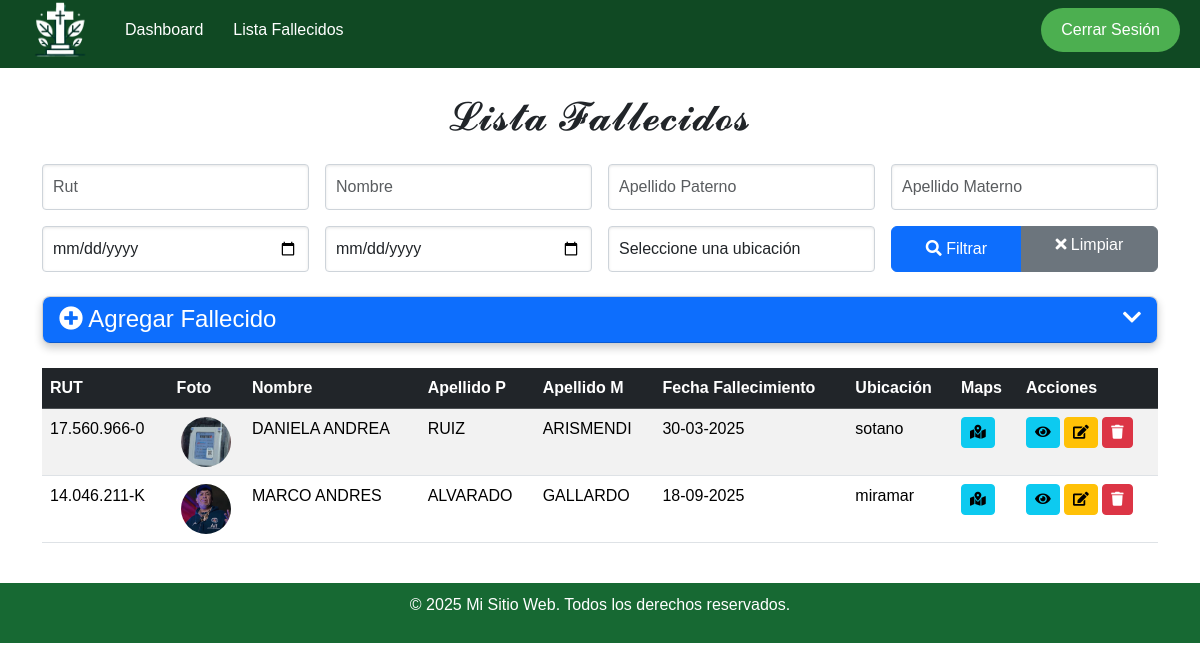
/fallecidos/ (signed in), run on an earlier commit of the app's database.
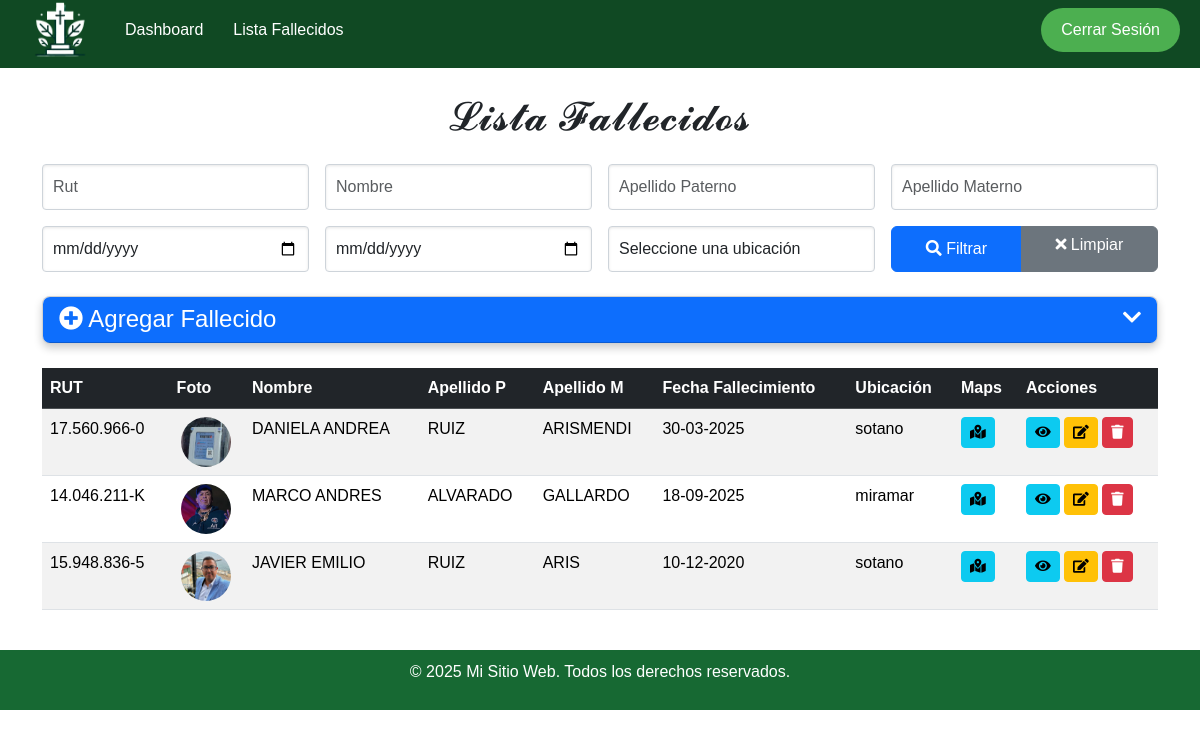
And on a later commit of the database.
### crudsimple/models.py (models this page shows, shortened)
class Fallecido(models.Model):
    UBICACION_CHOICES = [
        ('sotano', 'Sótano'),
        ('bloque_1', 'Bloque 1'),
        ('bloque_2', 'Bloque 2'),
        ('miramar', 'Miramar'),
    ]
    PARENTESCO_CHOICES = [
        ('hijo', 'Hijo/a'),
        ('esposo', 'Esposo/a'),
        ('padre', 'Padre/Madre'),
        ('hermano', 'Hermano/a'),
        ('nieto', 'Nieto/a'),
        ('otro', 'Otro'),
    ]
    rut = models.CharField(max_length=50, blank=True)
    nombre = models.CharField(max_length=50, blank=True)
    segundo_nombre = models.CharField(max_length=50, blank=True, null=True, verbose_name="Segundo Nombre")  # 👈 AGREGAR ESTA LÍNEA
    apellido_p = models.CharField(max_length=50, blank=True)
    apellido_m = models.CharField(max_length=50, blank=True)
    fechafallecimiento = models.DateField(blank=True, null=True)
    ubicacion = models.CharField(max_length=50, choices=UBICACION_CHOICES, blank=True)
    maps = models.CharField(max_length=500, blank=True)
    latitud = models.DecimalField(max_digits=10, decimal_places=8, null=True, blank=True, verbose_name="Latitud")
    longitud = models.DecimalField(max_digits=11, decimal_places=8, null=True, blank=True, verbose_name="Longitud")
    foto = models.ImageField(upload_to='fotos_fallecidos/', blank=True, null=True, verbose_name="Foto")
    historia = models.TextField(blank=True, null=True, verbose_name="Historia")
    fecha_registro = models.DateTimeField(auto_now_add=True, verbose_name="Fecha de Registro")
    nombre_familiar = models.CharField(max_length=200, verbose_name="Nombre del Familiar", blank=True, null=True)
    email_familiar = models.EmailField(verbose_name="Email del Familiar", blank=True, null=True)
    telefono_familiar = models.CharField(max_length=15, verbose_name="Teléfono", blank=True, null=True)
    parentesco = models.CharField(max_length=50, verbose_name="Parentesco", choices=PARENTESCO_CHOICES, blank=True, null=True)
    fecha_reduccion = models.DateField(verbose_name="Fecha Reducción (5 años)", blank=True, null=True)
    fecha_mantenimiento_lapida = models.DateField(verbose_name="Mantto. Lápida (2 años)", blank=True, null=True)
    fecha_pintura = models.DateField(verbose_name="Pintura/Retoque (3 años)", blank=True, null=True)
    notificacion_registro_enviada = models.BooleanField(default=False, verbose_name="Notificación Enviada")
    ultima_notificacion = models.DateField(blank=True, null=True, verbose_name="Última Notificación")

### crudsimple/views.py (the view)
# urls.py: path('fallecidos/', views.listadoFallecidos, name='listadoFallecidos'),
@login_required
def listadoFallecidos(request):
    fallecidos = Fallecido.objects.all()
    filter_form = FallecidoFilterForm(request.GET)
    if filter_form.is_valid():
        rut = filter_form.cleaned_data.get('rut')
        nombre = filter_form.cleaned_data.get('nombre')
        apellido_p = filter_form.cleaned_data.get('apellido_p')
        apellido_m = filter_form.cleaned_data.get('apellido_m')
        fecha_inicio = filter_form.cleaned_data.get('fecha_inicio')
        fecha_fin = filter_form.cleaned_data.get('fecha_fin')
        ubicacion = filter_form.cleaned_data.get('ubicacion')
        if rut:
            fallecidos = fallecidos.filter(rut__icontains=rut)
        if nombre:
            fallecidos = fallecidos.filter(nombre__icontains=nombre)
        if apellido_p:
            fallecidos = fallecidos.filter(apellido_p__icontains=apellido_p)
        if apellido_m:
            fallecidos = fallecidos.filter(apellido_m__icontains=apellido_m)
        if fecha_inicio and fecha_fin:
            fallecidos = fallecidos.filter(fechafallecimiento__range=(fecha_inicio, fecha_fin))
        elif fecha_inicio:
            fallecidos = fallecidos.filter(fechafallecimiento__gte=fecha_inicio)
        elif fecha_fin:
            fallecidos = fallecidos.filter(fechafallecimiento__lte=fecha_fin)
        if ubicacion:
            fallecidos = fallecidos.filter(ubicacion=ubicacion)
    context = {
        'fallecidos': fallecidos,
        'filter_form': filter_form,
        'today': timezone.now().date().isoformat(),
    }
    return render(request, 'fallecidos.html', context)

### crudsimple/forms.py
class FallecidoFilterForm(forms.Form):
    rut = forms.CharField(required=False, label="Rut")
    nombre = forms.CharField(required=False, label="Nombre")
    apellido_p = forms.CharField(required=False, label="Apellido Paterno")
    apellido_m = forms.CharField(required=False, label="Apellido Materno")
    fecha_inicio = forms.DateField(required=False, widget=forms.DateInput(attrs={'type': 'date'}), label="Fecha Desde")
    fecha_fin = forms.DateField(required=False, widget=forms.DateInput(attrs={'type': 'date'}), label="Fecha Hasta")
    ubicacion = forms.ChoiceField(
        choices=[('', 'Seleccione una ubicación')] + Fallecido.UBICACION_CHOICES,
        required=False,
        label="Ubicación"
    )

### crudsimple/templates/fallecidos.html (shortened to what the changed rows need)
{% load static %}
<!DOCTYPE html>
<html lang="es">
<head>
    <link href="https://cdn.jsdelivr.net/npm/bootstrap@5.3.3/dist/css/bootstrap.min.css" rel="stylesheet"
>
    <link rel="stylesheet" href="https://cdnjs.cloudflare.com/ajax/libs/font-awesome/5.15.4/css/all.min.css">
    <link rel="stylesheet" href="{% static 'css/styles.css' %}">
</head>
<body>
    <div class="container">
        <br>
        <h1 class="text-center mb-4" style="/*padding-left: 30%;*/">𝓛𝓲𝓼𝓽𝓪 𝓕𝓪𝓵𝓵𝓮𝓬𝓲𝓭𝓸𝓼</h1>
        {% if fallecidos %}
        <div class="table-responsive">
            <table class="table table-striped table-hover">
                <thead class="table-dark">
                    <tr>
                        <th>RUT</th>
                        <th>Foto</th>
                        <th>Nombre</th>
                        <th>Apellido P</th>
                        <th>Apellido M</th>
                        <th>Fecha Fallecimiento</th>
                        <th>Ubicación</th>
                        <th>Maps</th>
                        <th>Acciones</th>
                    </tr>
                </thead>
                <tbody>
                    {% for fallecido in fallecidos %}
                    <tr>
                        <td>{{ fallecido.rut }}</td>
                        <td class="text-center">
                            {% if fallecido.foto %}
                            <img src="{{ fallecido.foto.url }}" alt="Foto"
                                style="width: 50px; height: 50px; object-fit: cover; border-radius: 50%;">
                            {% else %}
                            <i class="fas fa-user-circle fa-3x text-muted"></i>
                            {% endif %}
                        </td>
                        <td>
                            {{ fallecido.nombre }}
                            {% if fallecido.segundo_nombre and fallecido.segundo_nombre != "None" %}
                            {{ fallecido.segundo_nombre }}
                            {% endif %}
                        </td>
                        <td>{{ fallecido.apellido_p }}</td>
                        <td>{{ fallecido.apellido_m }}</td>
                        <td>{{ fallecido.fechafallecimiento|date:"d-m-Y" }}</td>
                        <td>{{ fallecido.ubicacion }}</td>
                        <td>
                            {% if fallecido.latitud and fallecido.longitud %}
                            <a href="{% url 'mapa_tumba' fallecido.id %}" class="btn btn-sm btn-info" title="Ver Mapa">
                                <i class="fas fa-map-marked-alt"></i>
                            </a>
                            {% elif fallecido.maps %}
                            <a href="{{ fallecido.maps }}" target="_blank" class="btn btn-sm btn-info"
                                title="Google Maps">
                                <i class="fas fa-map-marker-alt"></i>
                            </a>
                            {% else %}
                            <span class="text-muted">N/A</span>
                            {% endif %}
                        </td>
                        <td>
                            <a href="{% url 'detalle_fallecido' fallecido.id %}" class="btn btn-info btn-sm"
                                title="Ver Detalles">
                                <i class="fas fa-eye"></i>
                            </a>
                            <button class="btn btn-warning btn-sm" data-bs-toggle="modal" data-bs-target="#editModal"
                                data-id="{{ fallecido.id }}" data-rut="{{ fallecido.rut }}"
                                data-nombre="{{ fallecido.nombre }}"
                                data-segundo_nombre="{{ fallecido.segundo_nombre }}"
                                data-apellido_p="{{ fallecido.apellido_p }}"
                                data-apellido_m="{{ fallecido.apellido_m }}"
                                data-fechafallecimiento="{{ fallecido.fechafallecimiento|date:'Y-m-d' }}"
                                data-ubicacion="{{ fallecido.ubicacion }}" data-maps="{{ fallecido.maps }}"
                                data-latitud="{{ fallecido.latitud }}" data-longitud="{{ fallecido.longitud }}"
                                data-nombre_familiar="{{ fallecido.nombre_familiar }}"
                                data-email_familiar="{{ fallecido.email_familiar }}"
                                data-telefono_familiar="{{ fallecido.telefono_familiar }}"
                                data-parentesco="{{ fallecido.parentesco }}">
                                <i class="fas fa-edit"></i>
                            </button>
                            <a href="{% url 'eliminarFallecido' fallecido.id %}" class="btn btn-danger btn-sm"
                                onclick="return confirm('¿Está seguro de eliminar este registro?')">
                                <i class="fas fa-trash"></i>
                            </a>
                        </td>
                        {% endfor %}
                </tbody>
            </table>
        </div>
        {% else %}
        <div class="alert alert-info text-center" role="alert">
            <i class="fas fa-info-circle"></i> <strong>No se encontraron resultados en el sistema</strong>
        </div>
        {% endif %}
    </div>
</body>
</html>

What changed in the data, as far as the page shows it:
added Fallecido: rut "15.948.836-5", foto (picture), nombre "JAVIER", segundo_nombre "EMILIO", apellido_p "RUIZ", apellido_m "ARIS", fechafallecimiento "10-12-2020", ubicacion "sotano", latitud -33.0472 (drawn)
